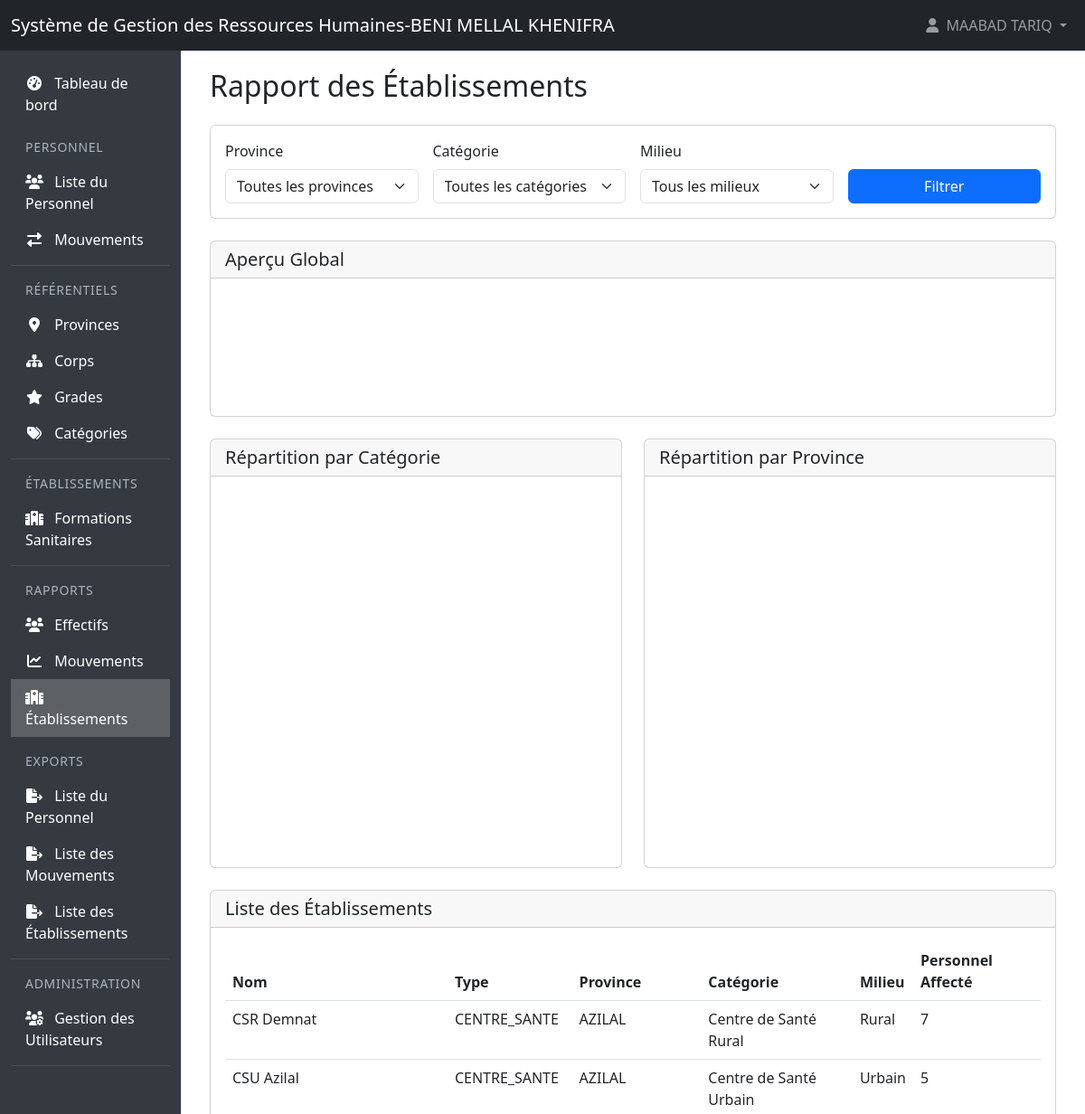
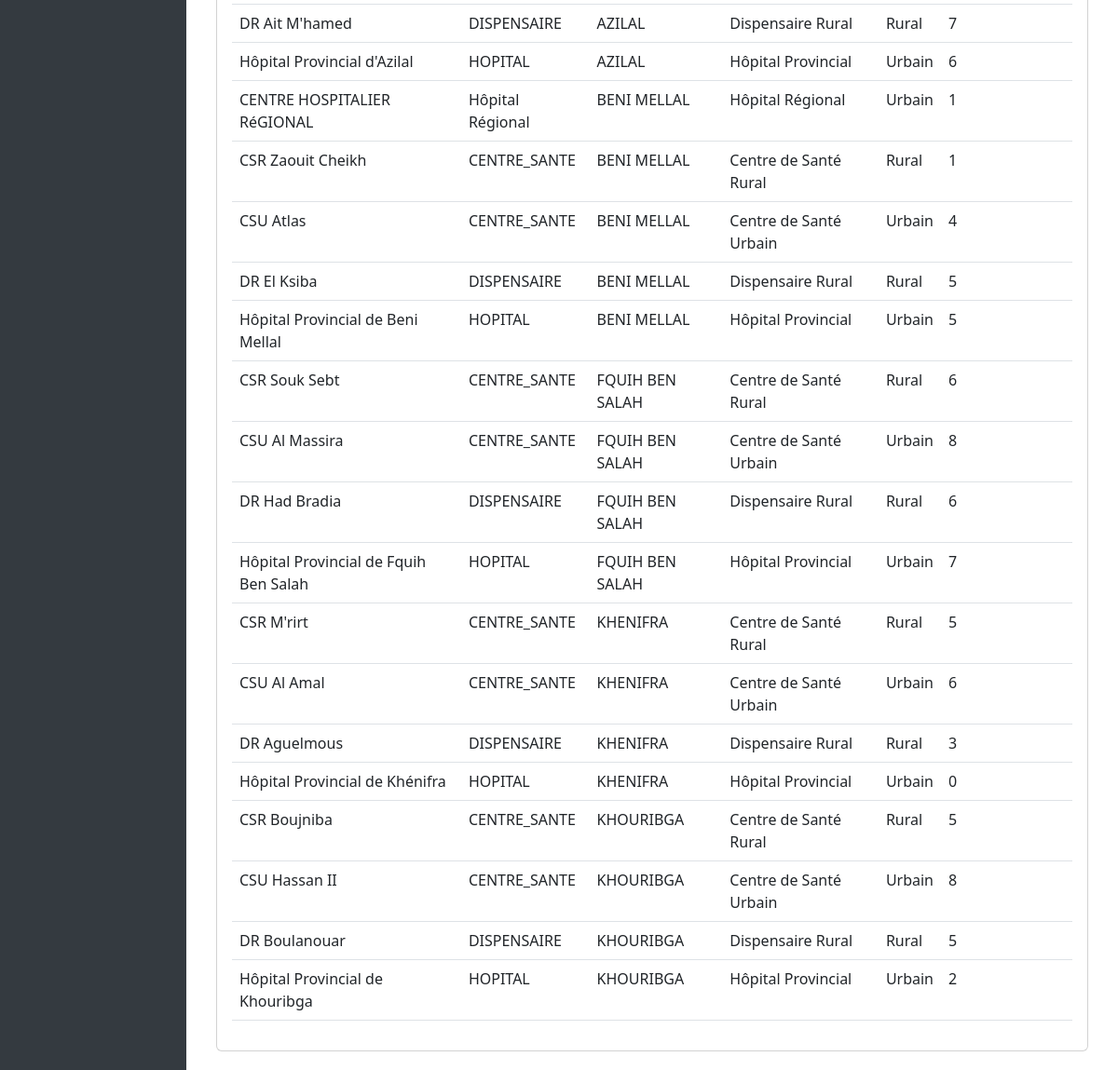
Page /APP_SGRHBMKH/rapports/etablissements (signed in) on the committed database (2 pictures, top to bottom).
### tables this page shows
CREATE TABLE `formations_sanitaires` (
  `id` int(11) NOT NULL,
  `nom_formation` varchar(255) NOT NULL,
  `type_formation` varchar(100) DEFAULT NULL,
  `province_id` int(11) DEFAULT NULL,
  `categorie_id` int(11) DEFAULT NULL,
  `milieu` enum('URBAIN','RURAL') NOT NULL,
  `created_at` timestamp NOT NULL DEFAULT current_timestamp(),
  `updated_at` timestamp NOT NULL DEFAULT current_timestamp() ON UPDATE current_timestamp(),
  `deleted_at` timestamp NULL DEFAULT NULL
);

CREATE TABLE `provinces` (
  `id` int(11) NOT NULL,
  `nom_province` varchar(100) NOT NULL,
  `created_at` timestamp NOT NULL DEFAULT current_timestamp(),
  `updated_at` timestamp NOT NULL DEFAULT current_timestamp() ON UPDATE current_timestamp(),
  `deleted_at` timestamp NULL DEFAULT NULL
);

CREATE TABLE `categories_etablissements` (
  `id` int(11) NOT NULL,
  `nom_categorie` varchar(100) NOT NULL,
  `description` text DEFAULT NULL,
  `created_at` timestamp NOT NULL DEFAULT current_timestamp(),
  `updated_at` timestamp NOT NULL DEFAULT current_timestamp() ON UPDATE current_timestamp(),
  `deleted_at` timestamp NULL DEFAULT NULL
);

### controllers/RapportController.php (called while the page is built, shortened)
<?php
class RapportController extends Controller {
    private $formations;
    public function __construct() {
        require_once __DIR__ . '/../models/FormationSanitaire.php';
        $this->formations = new FormationSanitaire();
    }
    public function etablissements() {
        $province_id = $_GET['province_id'] ?? null;
        $categorie_id = $_GET['categorie_id'] ?? null;
        $milieu = $_GET['milieu'] ?? null;
        $etablissements = $this->formations->getAllWithDetails($province_id, $categorie_id, $milieu);
        $this->render('rapports/etablissements', compact('stats', 'etablissements', 'provinces', 'categories'));
    }
}

### models/Model.php (called while the page is built, shortened)
<?php
require_once __DIR__ . '/../config/database.php';
abstract class Model {
    public function __construct() {
        $database = new Database();
        $this->db = $database->getConnection();
    }
}
?>

### config/database.php (called while the page is built, shortened)
<?php
class Database {
    private $host = "localhost";
    private $db_name = "sgrhbmkh_db";
    private $username = "root";
    private $password = "";
    public function getConnection() {
        $this->db = null;
        try {
            $dsn = "mysql:host=" . $this->host . ";dbname=" . $this->db_name . ";charset=utf8";
            $this->db = new PDO($dsn, $this->username, $this->password, [
                PDO::ATTR_ERRMODE => PDO::ERRMODE_EXCEPTION,
                PDO::ATTR_DEFAULT_FETCH_MODE => PDO::FETCH_ASSOC,
                PDO::ATTR_EMULATE_PREPARES => false,
                PDO::MYSQL_ATTR_INIT_COMMAND => "SET NAMES utf8mb4"
            ]);
            $this->db->query("SELECT 1");
        } catch(PDOException $e) {
            error_log("Database connection error: " . $e->getMessage());
            error_log("DSN used: " . $dsn);
            error_log("Stack trace: " . $e->getTraceAsString());
            throw new Exception("Une erreur est survenue lors de la connexion à la base de données: " . $e->getMessage());
        }
        return $this->db;
    }
}
?>

### models/FormationSanitaire.php (called while the page is built, shortened)
<?php
require_once __DIR__ . '/Model.php';
class FormationSanitaire extends Model {
    public function getAllWithDetails($province_id = null, $categorie_id = null, $milieu = null) {
        try {
            $sql = "SELECT fs.*, p.nom_province, c.nom_categorie,
                    (SELECT COUNT(*) FROM personnel
                     WHERE formation_sanitaire_id = fs.id
                     AND deleted_at IS NULL) as nombre_personnel
                    FROM formations_sanitaires fs
                    JOIN provinces p ON fs.province_id = p.id
                    JOIN categories_etablissements c ON fs.categorie_id = c.id
                    WHERE fs.deleted_at IS NULL";
            $params = [];
            $sql .= " ORDER BY p.nom_province, fs.nom_formation";
            $stmt = $this->db->prepare($sql);
            $stmt->execute();
            return $stmt->fetchAll(PDO::FETCH_ASSOC);
        } catch (\PDOException $e) {
            error_log("Error in getAllWithDetails: " . $e->getMessage());
            throw new \Exception("Erreur lors de la récupération des formations");
        }
    }
}

### views/rapports/etablissements.php (the view, shortened to what this page needs)
<div class="container-fluid">
    <h2 class="mb-4">Rapport des Établissements</h2>
    <div class="card mb-4">
        <div class="card-body">
            <form method="GET" class="row g-3">
                <div class="col-md-3">
                    <label class="form-label">Province</label>
                    <select name="province_id" class="form-select">
                        <option value="">Toutes les provinces</option>
                    </select>
                </div>
                <div class="col-md-3">
                    <label class="form-label">Catégorie</label>
                    <select name="categorie_id" class="form-select">
                        <option value="">Toutes les catégories</option>
                    </select>
                </div>
                <div class="col-md-3">
                    <label class="form-label">Milieu</label>
                    <select name="milieu" class="form-select">
                        <option value="">Tous les milieux</option>
                    </select>
                </div>
                <div class="col-md-3">
                    <label class="form-label">&nbsp;</label>
                    <button type="submit" class="btn btn-primary w-100">Filtrer</button>
                </div>
            </form>
        </div>
    </div>
    <div class="row mb-4">
        <div class="col-md-12">
            <div class="card">
                <div class="card-header">
                    <h5 class="card-title mb-0">Aperçu Global</h5>
                </div>
                <div class="card-body">
                    <div id="statsChart" style="width: 100%; height: 120px;"></div>
                </div>
            </div>
        </div>
    </div>
    <div class="row mb-4">
        <div class="col-md-6">
            <div class="card">
                <div class="card-header">
                    <h5 class="card-title mb-0">Répartition par Catégorie</h5>
                </div>
                <div class="card-body">
                    <div id="categorieChart" style="width: 100%; height: 400px;"></div>
                </div>
            </div>
        </div>
        <div class="col-md-6">
            <div class="card">
                <div class="card-header">
                    <h5 class="card-title mb-0">Répartition par Province</h5>
                </div>
                <div class="card-body">
                    <div id="provinceChart" style="width: 100%; height: 400px;"></div>
                </div>
            </div>
        </div>
    </div>
    <div class="card">
        <div class="card-header">
            <h5 class="card-title mb-0">Liste des Établissements</h5>
        </div>
        <div class="card-body">
            <div class="table-responsive">
                <table class="table">
                    <thead>
                        <tr>
                            <th>Nom</th>
                            <th>Type</th>
                            <th>Province</th>
                            <th>Catégorie</th>
                            <th>Milieu</th>
                            <th>Personnel Affecté</th>
                        </tr>
                    </thead>
                    <tbody>
                        <?php foreach ($etablissements as $etablissement): ?>
                            <tr>
                                <td><?= $etablissement['nom_formation'] ?></td>
                                <td><?= $etablissement['type_formation'] ?></td>
                                <td><?= $etablissement['nom_province'] ?></td>
                                <td><?= $etablissement['nom_categorie'] ?></td>
                                <td><?= ucfirst(strtolower($etablissement['milieu'])) ?></td>
                                <td><?= $etablissement['nombre_personnel'] ?></td>
                            </tr>
                        <?php endforeach; ?>
                    </tbody>
                </table>
            </div>
        </div>
    </div>
</div>

### rows in the picture
formations_sanitaires: nom_formation "CSR Demnat", type_formation "CENTRE_SANTE", province.nom_province "AZILAL", categorie.nom_categorie "Centre de Santé Rural", milieu "Rural", nombre_personnel "7"
formations_sanitaires: nom_formation "CSU Azilal", type_formation "CENTRE_SANTE", province.nom_province "AZILAL", categorie.nom_categorie "Centre de Santé Urbain", milieu "Urbain", nombre_personnel "5"
formations_sanitaires: nom_formation "DR Ait M'hamed", type_formation "DISPENSAIRE", province.nom_province "AZILAL", categorie.nom_categorie "Dispensaire Rural", milieu "Rural", nombre_personnel "7"
formations_sanitaires: nom_formation "Hôpital Provincial d'Azilal", type_formation "HOPITAL", province.nom_province "AZILAL", categorie.nom_categorie "Hôpital Provincial", milieu "Urbain", nombre_personnel "6"
formations_sanitaires: nom_formation "CENTRE HOSPITALIER RéGIONAL", type_formation "Hôpital Régional", province.nom_province "BENI MELLAL", categorie.nom_categorie "Hôpital Régional", milieu "Urbain", nombre_personnel "1"
formations_sanitaires: nom_formation "CSR Zaouit Cheikh", type_formation "CENTRE_SANTE", province.nom_province "BENI MELLAL", categorie.nom_categorie "Centre de Santé Rural", milieu "Rural", nombre_personnel "1"
formations_sanitaires: nom_formation "CSU Atlas", type_formation "CENTRE_SANTE", province.nom_province "BENI MELLAL", categorie.nom_categorie "Centre de Santé Urbain", milieu "Urbain", nombre_personnel "4"
formations_sanitaires: nom_formation "DR El Ksiba", type_formation "DISPENSAIRE", province.nom_province "BENI MELLAL", categorie.nom_categorie "Dispensaire Rural", milieu "Rural", nombre_personnel "5"
formations_sanitaires: nom_formation "Hôpital Provincial de Beni Mellal", type_formation "HOPITAL", province.nom_province "BENI MELLAL", categorie.nom_categorie "Hôpital Provincial", milieu "Urbain", nombre_personnel "5"
formations_sanitaires: nom_formation "CSR Souk Sebt", type_formation "CENTRE_SANTE", province.nom_province "FQUIH BEN SALAH", categorie.nom_categorie "Centre de Santé Rural", milieu "Rural", nombre_personnel "6"
formations_sanitaires: nom_formation "CSU Al Massira", type_formation "CENTRE_SANTE", province.nom_province "FQUIH BEN SALAH", categorie.nom_categorie "Centre de Santé Urbain", milieu "Urbain", nombre_personnel "8"
formations_sanitaires: nom_formation "DR Had Bradia", type_formation "DISPENSAIRE", province.nom_province "FQUIH BEN SALAH", categorie.nom_categorie "Dispensaire Rural", milieu "Rural", nombre_personnel "6"
formations_sanitaires: nom_formation "Hôpital Provincial de Fquih Ben Salah", type_formation "HOPITAL", province.nom_province "FQUIH BEN SALAH", categorie.nom_categorie "Hôpital Provincial", milieu "Urbain", nombre_personnel "7"
formations_sanitaires: nom_formation "CSR M'rirt", type_formation "CENTRE_SANTE", province.nom_province "KHENIFRA", categorie.nom_categorie "Centre de Santé Rural", milieu "Rural", nombre_personnel "5"
formations_sanitaires: nom_formation "CSU Al Amal", type_formation "CENTRE_SANTE", province.nom_province "KHENIFRA", categorie.nom_categorie "Centre de Santé Urbain", milieu "Urbain", nombre_personnel "6"
formations_sanitaires: nom_formation "DR Aguelmous", type_formation "DISPENSAIRE", province.nom_province "KHENIFRA", categorie.nom_categorie "Dispensaire Rural", milieu "Rural", nombre_personnel "3"
formations_sanitaires: nom_formation "Hôpital Provincial de Khénifra", type_formation "HOPITAL", province.nom_province "KHENIFRA", categorie.nom_categorie "Hôpital Provincial", milieu "Urbain", nombre_personnel "0"
formations_sanitaires: nom_formation "CSR Boujniba", type_formation "CENTRE_SANTE", province.nom_province "KHOURIBGA", categorie.nom_categorie "Centre de Santé Rural", milieu "Rural", nombre_personnel "5"
formations_sanitaires: nom_formation "CSU Hassan II", type_formation "CENTRE_SANTE", province.nom_province "KHOURIBGA", categorie.nom_categorie "Centre de Santé Urbain", milieu "Urbain", nombre_personnel "8"
formations_sanitaires: nom_formation "DR Boulanouar", type_formation "DISPENSAIRE", province.nom_province "KHOURIBGA", categorie.nom_categorie "Dispensaire Rural", milieu "Rural", nombre_personnel "5"
formations_sanitaires: nom_formation "Hôpital Provincial de Khouribga", type_formation "HOPITAL", province.nom_province "KHOURIBGA", categorie.nom_categorie "Hôpital Provincial", milieu "Urbain", nombre_personnel "2"

### other values in the picture
$_SESSION['user_name'] "MAABAD TARIQ"
